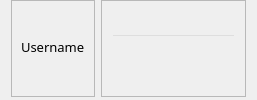
                     <widget class="QWidget" name="widget_135" native="true">
                      <property name="font">
                       <font>
                        <family>Sans Serif Collection</family>
                        <pointsize>10</pointsize>
                       </font>
                      </property>
                      <layout class="QHBoxLayout" name="horizontalLayout_158">
                       <property name="topMargin">
                        <number>0</number>
                       </property>
                       <property name="bottomMargin">
                        <number>3</number>
                       </property>
                       <item>
                        <widget class="QFrame" name="frame_181">
                         <property name="font">
                          <font>
                           <family>Sans Serif Collection</family>
                           <pointsize>10</pointsize>
                          </font>
                         </property>
                         <property name="frameShape">
                          <enum>QFrame::StyledPanel</enum>
                         </property>
                         <property name="frameShadow">
                          <enum>QFrame::Raised</enum>
                         </property>
                         <layout class="QVBoxLayout" name="verticalLayout_170">
                          <property name="topMargin">
                           <number>0</number>
                          </property>
                          <property name="bottomMargin">
                           <number>3</number>
                          </property>
                          <item>
                           <widget class="QLabel" name="label_84">
                            <property name="font">
                             <font>
                              <family>Sans Serif Collection</family>
                              <pointsize>10</pointsize>
                             </font>
                            </property>
                            <property name="text">
                             <string>Username</string>
                            </property>
                           </widget>
                          </item>
                         </layout>
                        </widget>
                       </item>
                       <item>
                        <widget class="QFrame" name="frame_180">
                         <property name="font">
                          <font>
                           <family>Sans Serif Collection</family>
                           <pointsize>10</pointsize>
                          </font>
                         </property>
                         <property name="frameShape">
                          <enum>QFrame::StyledPanel</enum>
                         </property>
                         <property name="frameShadow">
                          <enum>QFrame::Raised</enum>
                         </property>
                         <layout class="QVBoxLayout" name="verticalLayout_167">
                          <property name="topMargin">
                           <number>0</number>
                          </property>
                          <property name="bottomMargin">
                           <number>3</number>
                          </property>
                          <item>
                           <widget class="QLineEdit" name="InfoUsername">
                            <property name="font">
                             <font>
                              <family>Sans Serif Collection</family>
                              <pointsize>10</pointsize>
                             </font>
                            </property>
                            <property name="styleSheet">
                             <string notr="true">background-color: transparent</string>
                            </property>
                            <property name="readOnly">
                             <bool>true</bool>
                            </property>
                           </widget>
                          </item>
                         </layout>
                        </widget>
                       </item>
                      </layout>
                     </widget>
